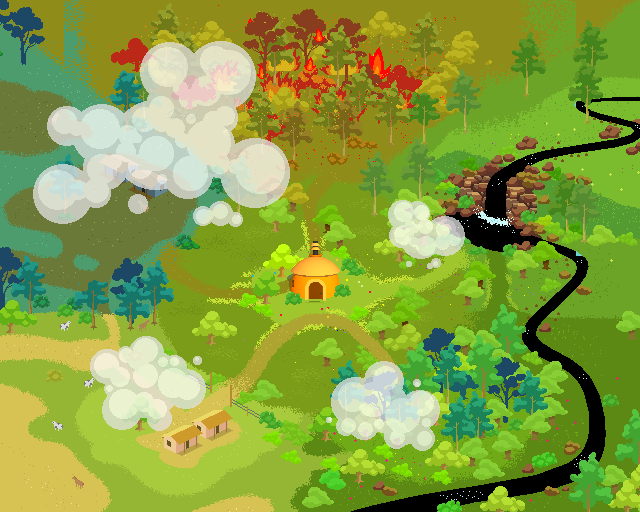

This is a level from a 2D game, rendered from its Tiled map with the project's own tilesets. A one-line summary and the map file follow, with tile-layer data summarised:
An orthogonal 10x8 tile map with 64x64 px tiles, 2 tile layers (Capa de patrones 2, Capa de Patrones 1), 2 tilesets, 2 image layers and 5 objects (3x Particles/MapFlame, MapIndex, Particles/MapWater).

<map version="1.0" orientation="orthogonal" width="10" height="8" tilewidth="64" tileheight="64">
 <properties>
  <property name="music" value="MISTERIO EN EL MONTE (ver para mapa y home)" />
 </properties>
 <tileset firstgid="1" name="map" tilewidth="64" tileheight="64">
  <image source="map.png" width="512" height="512" />
 </tileset>
 <tileset firstgid="65" name="MapMargins" tilewidth="64" tileheight="64">
  <image source="MapMargins.png" width="256" height="256" />
 </tileset>
 <imagelayer name="river" width="10" height="8">
  <image source="water.png" />
  <properties>
   <property name="depth" value="2" />
   <property name="padding" value="0.5" />
   <property name="scroll" value="auto" />
   <property name="size" value="original" />
   <property name="speed" value="0.075, 0.15" />
  </properties>
 </imagelayer>
 <layer name="Capa de patrones 2" width="10" height="8">
  <data>[80 cells, 16 non-empty, 16 distinct tile ids]</data>
 </layer>
 <layer name="Capa de Patrones 1" width="10" height="8">
  <properties>
   <property name="depth" value="1" />
  </properties>
  <data>[80 cells, 64 non-empty, 64 distinct tile ids]</data>
 </layer>
 <objectgroup name="Index" width="10" height="8">
  <object name="MapIndex" type="MapIndex" x="287" y="257" width="64" height="64" />
  <object name="Particles/MapFlame" x="376" y="56" width="33" height="34" />
  <object name="Particles/MapFlame" x="207" y="63" width="37" height="33" />
  <object name="Particles/MapFlame" x="295" y="87" width="33" height="34" />
  <object name="Particles/MapWater" x="478" y="211" width="28" height="15" />
 </objectgroup>
 <imagelayer name="Capa de Imagen 1" width="10" height="8">
  <image source="CloudsMap.png" />
  <properties>
   <property name="Scroll" value="Auto" />
   <property name="Speed" value="0.05, 0.05" />
   <property name="size " value="original" />
  </properties>
 </imagelayer>
</map>
